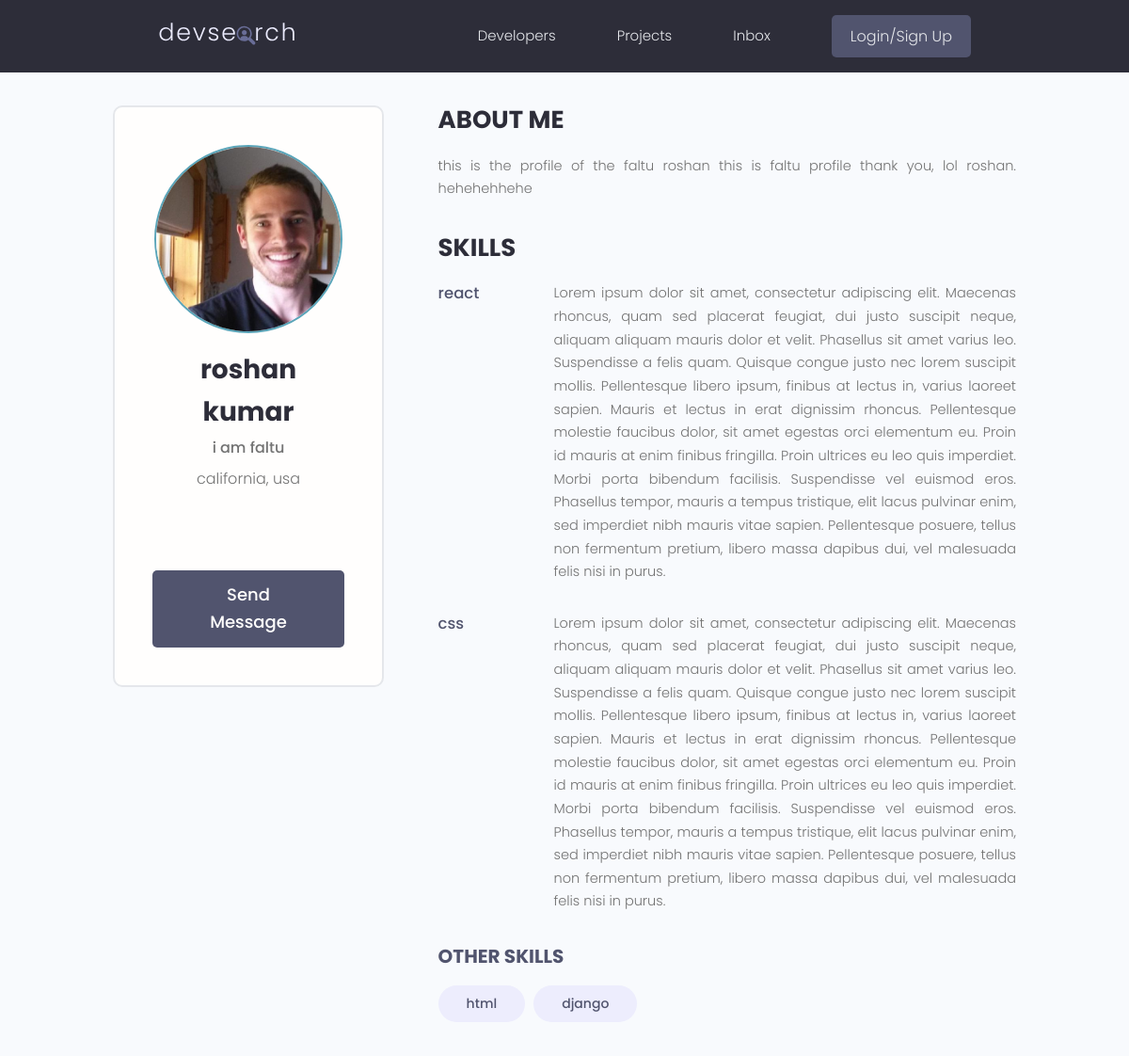
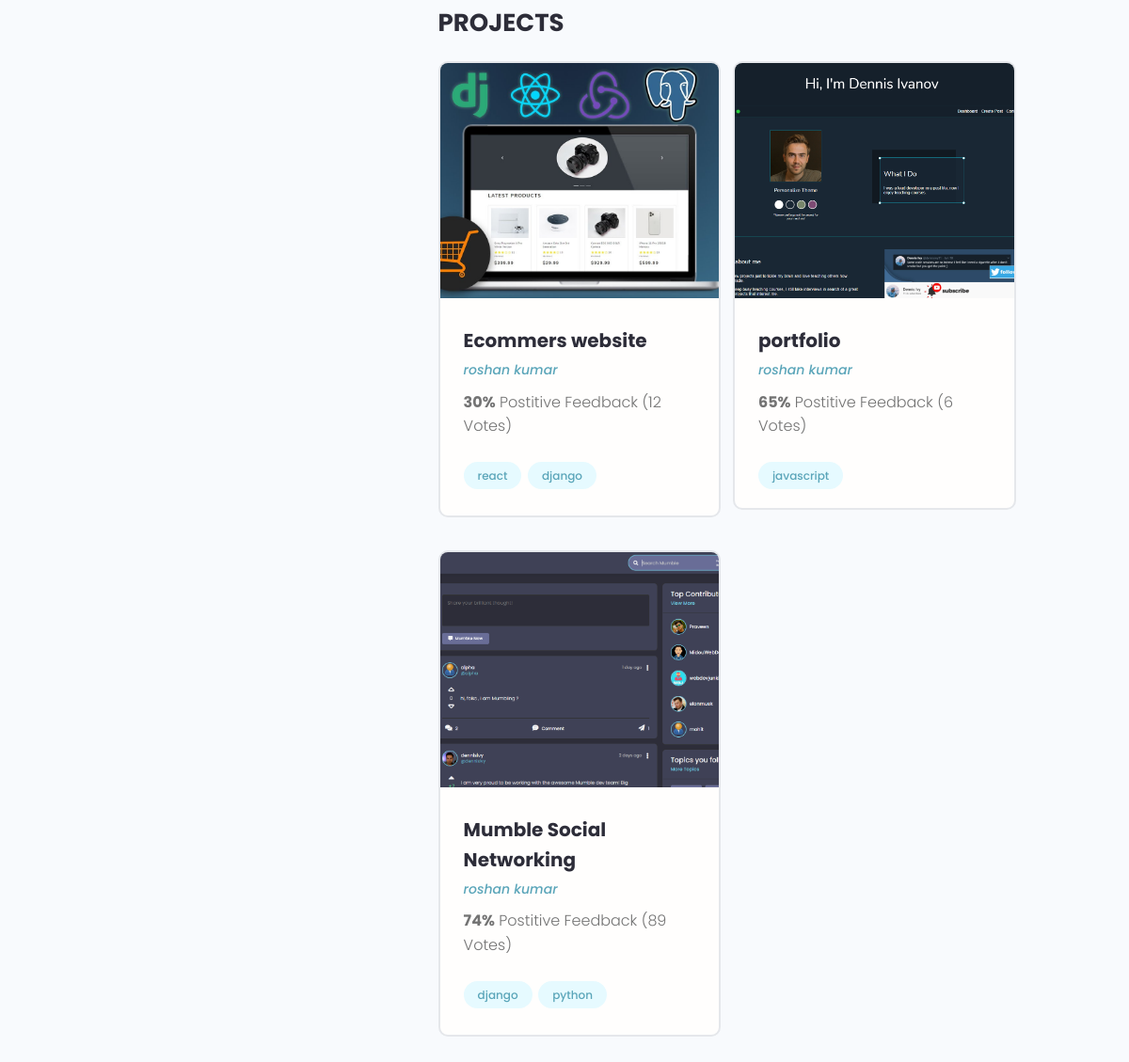
The page /profile/bad26737-baa0-4bb5-94e3-ca734fe03068/ on the database its author committed (2 pictures, top to bottom).
### users/models.py (models this page shows, shortened)
class Profile(models.Model):
    user = models.OneToOneField(User, on_delete=models.CASCADE, null=True, blank=True)
    name = models.CharField(max_length=200, blank=True, null=True)
    username = models.CharField(max_length=200, blank=True, null=True)
    locations = models.CharField(max_length=200, blank=True, null=True)
    email = models.EmailField(max_length=500, blank=True, null=True)
    sort_intro = models.CharField(max_length=200, blank=True, null=True)
    bio = models.TextField(blank=True, null=True)
    profile_image = models.ImageField(null=True, blank=True, upload_to='profiles/', default='profiles/user-default.png')
    social_github = models.CharField(max_length=200, blank=True, null=True)
    social_twitter = models.CharField(max_length=200, blank=True, null=True)
    social_linkedin = models.CharField(max_length=200, blank=True, null=True)
    social_youtube = models.CharField(max_length=200, blank=True, null=True)
    social_website = models.CharField(max_length=200, blank=True, null=True)
    created = models.DateTimeField(auto_now_add=True)
    id = models.UUIDField(default=uuid.uuid4, unique=True, primary_key=True, editable=False)

class Skill(models.Model):
    owner = models.ForeignKey(Profile, on_delete=models.CASCADE, null=True, blank=True)
    name = models.CharField(max_length=200, blank=True, null=True)
    discription = models.TextField(blank=True, null=True)
    created = models.DateTimeField(auto_now_add=True)
    id = models.UUIDField(default=uuid.uuid4, unique=True, primary_key=True, editable=False)

### projects/models.py (models this page shows, shortened)
class Project(models.Model):
    owner = models.ForeignKey(Profile, null=True, blank=True, on_delete=models.SET_NULL)
    title = models.CharField(max_length=200)
    description = models.TextField(null=True, blank=True)
    featured_image = models.ImageField(null=True, blank=True, default="default.jpg")
    demo_link = models.CharField(max_length=2000, blank=True, null=True)
    source_link = models.CharField(max_length=2000, blank=True, null=True)
    tags = models.ManyToManyField('Tag', blank=True)
    vote_total = models.IntegerField(default=0, blank=True, null=True)
    vote_ratio = models.IntegerField(default=0, blank=True, null=True)
    created = models.DateTimeField(auto_now_add=True)
    id = models.UUIDField(default=uuid.uuid4, unique=True,
                          primary_key=True, editable=False)

class Tag(models.Model):
    name = models.CharField(max_length=200)
    created = models.DateTimeField(auto_now_add=True)
    id = models.UUIDField(default=uuid.uuid4, unique=True,
                          primary_key=True, editable=False)
    def __str__(self):
        return self.name

### users/views.py (the view)
# urls.py: path('profile/<str:pk>/',views.userProfile, name='user-profile'),
def userProfile(request, pk):
    profile = Profile.objects.get(id=pk)
    context = {
        'user': profile,
    }
    return render(request, 'users/user-profile.html', context)

### users/templates/users/user-profile.html (shortened to what this page needs)
{%extends 'main.html'%}
{%block content%}
    <main class="profile my-md">
    <div class="container">
      <div class="layout">
        <div class="column column--1of3">
          <div class="card text-center">
            <div class="card__body dev">
              <img class="avatar avatar--xl" src="{{user.profile_image.url}}" />
              <h2 class="dev__name">{{user.name}}</h2>
              <p class="dev__title">{{user.sort_intro}}</p>
              <p class="dev__location">{{user.locations}}</p>
              <ul class="dev__social">
              </ul>
              <a href="#" class="btn btn--sub btn--lg">Send Message </a>
            </div>
          </div>
        </div>
        <div class="column column--2of3">
          <div class="devInfo">
            <h3 class="devInfo__title">About Me</h3>
            <p class="devInfo__about">
            {{user.bio}}
            </p>
          </div>
          <div class="devInfo">
            <h3 class="devInfo__title">Skills</h3>
            <div class="devInfo__skills">
              {% for skill in user.skill_set.all%}
                {%if skill.discription%}
                  <div class="devSkill">
                    <h4 class="devSkill__title">{{skill.name}}</h4>
                    <p class="devSkill__info">
                      {{skill.discription}}
                    </p>
                  </div>
                {%endif%}
              {%endfor%}
              <h3 class="devInfo__subtitle">Other Skills</h3>
              <div class="devInfo__otherSkills">
                {% for skill in user.skill_set.all%}
                  {%if not skill.discription%}
                    <span class="tag tag--pill tag--sub tag--lg">
                      <small>{{skill.name}}</small>
                    </span>
                {%endif%}
              {%endfor%}
              </div>
            </div>
          </div>
          <div class="devInfo">
            <h3 class="devInfo__title">Projects</h3>
            <div class="grid grid--two">
            {%for project in user.project_set.all%}
                <div class="column">
                <div class="card project">
                  <a href="{%url 'project_name' project.id%}" class="project">
                    <img class="project__thumbnail" src="{{project.featured_image.url}}" alt="project thumbnail" />
                    <div class="card__body">
                      <h3 class="project__title">{{project.title}}</h3>
                      <p><a class="project__author" href="{%url 'user-profile' user.id%}">{{project.owner.name}}</a></p>
                      <p class="project--rating">
                        <span style="font-weight: bold;">{{project.vote_ratio}}%</span> Postitive
                        Feedback ({{project.vote_total}} Vote{{project.vote_total|pluralize:"s"}})
                      </p>
                      <div class="project__tags">
                        {% for tag in project.tags.all%}
                        <span class="tag tag--pill tag--main">
                          <small>{{tag}}</small>
                        </span>
                        {%endfor%}
                      </div>
                    </div>
                  </a>
                </div>
              </div>
            {%endfor%}
            </div>
          </div>
        </div>
      </div>
    </div>
  </main>
{%endblock content%}

### static/styles/app.css (style rules this page uses)
:root { --color-sub: #2d2d39; }
.btn--sub { background-color: var(--color-sub-light); }
.card { border: 2px solid var(--color-light); }
img { width: 100%; }
.profile .card > .dev { padding: 4rem; }
.dev__name { color: var(--color-sub); font-size: 2.8rem; font-weight: 700; margin-top: 1rem; margin-bottom: 0.5rem; }
.dev__title { font-size: 1.6rem; font-weight: 500; line-height: 1.3; }
.dev__location { margin-top: 1rem; }
.dev__social { margin: 3rem 0; list-style: none; display: flex; justify-content: center; gap: 1.5rem; }
.devInfo { margin-bottom: 3rem; }
.devInfo__title, .devInfo__subtitle { font-size: 2.6rem; color: var(--color-sub); text-transform: uppercase; font-weight: 700; margin-bottom: 1.5rem; }
.devInfo__subtitle { font-size: 2rem; color: var(--color-sub-light); }
.devInfo__about, .devSkill__info { font-size: 1.45rem; line-height: 1.7; text-align: justify; }
.devSkill { margin-bottom: 3rem; }
.devSkill__title { font-size: 1.65rem; font-weight: 500; color: var(--color-sub-light); }
@media screen and (min-width: 700px) { .devSkill { display: flex; justify-content: space-between; gap: 3rem; } }
@media screen and (min-width: 700px) { .devSkill__info { flex-basis: 80%; } }
.project__author { font-size: 1.4rem; font-style: italic; }
.project--rating { margin-bottom: 1.6em; margin-top: .5em; }
.project__thumbnail { height: 25rem; object-fit: cover; object-position: top center; }
.project__title { font-size: 2rem; font-weight: 700; color: var(--color-sub); }

### static/uikit/styles/modules/_variables.css (style rules this page uses)
:root { --color-main: #5aa5b9; --color-main-light: #e6faff; --color-sub: #3f4156; --color-sub-light: #51546e; --color-sub-lighter: #ededfd; --color-text: #737373; --color-gray: #8b8b8b; --color-light: #e5e7eb; --color-light-gray: #767676; --color-bg: #f8fafd; --color-white: #fffefd; --color-white-light: #f3f3f3; --color-success: #359e64; --color-success-bg: #def8e8; --color-error: #fc4b0b; --color-error-bg: #fff2ee; --font-base: 'Poppins', arial, helvetica, 'Segoe UI', roboto, ubuntu, sans-serif; --font-monospace: 'Fira Code', 'Courier New', courier, monospace; --font-regular: 300; --font-medium: 500; --font-bold: 700; --generic-shadow: 1px 1px 5px #00000010; --generic-transition: all 0.3s ease-in-out; }

### static/uikit/styles/modules/_base.css (style rules this page uses)
* { margin: 0; padding: 0; box-sizing: border-box; text-rendering: optimizeLegibility; color: inherit; font-size: inherit; }
html { font-size: 50%; }
@media only screen and (min-width: 480px) { html { font-size: 56.25%; } }
@media only screen and (min-width: 1200px) { html { font-size: 62.5%; } }
body { line-height: 1.6; font-weight: 400; font-size: 1.5rem; color: var(--color-text); background-color: var(--color-bg); min-height: 100vh; }

### static/uikit/styles/modules/_typography.css (style rules this page uses)
* { font-family: var(--font-base); }
h2 { font-size: 3.6rem; font-weight: var(--font-bold); }
h3 { font-size: 3.2rem; font-weight: var(--font-medium); }
h4 { font-size: 2.8rem; font-weight: var(--font-medium); }
p, span, strong { font-size: 1.6rem; color: var(--color-text); font-weight: var(--font-regular); }
a { padding-bottom: 2px; text-decoration: none; display: inline-block; color: var(--color-main); font-weight: var(--font-medium); }

### static/uikit/styles/modules/_utilities.css (style rules this page uses)
.container { width: 92%; max-width: 165rem; margin: 0 auto; box-sizing: border-box; }
@media screen and (min-width: 1000px) { .container { width: 90%; } }
@media screen and (min-width: 1200px) { .container { width: 80%; } }
.text-center { text-align: center; }
.my-md { margin: 3rem auto; }

### static/uikit/styles/modules/_avatar.css (style rules this page uses)
.avatar { border-radius: 50%; border: 2px solid var(--color-main); object-fit: cover; }
.avatar--xl { height: 20rem; width: 20rem; }

### static/uikit/styles/modules/_button.css (style rules this page uses)
.btn { display: inline-block; position: relative; cursor: pointer; background-color: var(--color-light); font-weight: var(--font-medium); color: var(--color-sub); text-decoration: none; padding: 1rem 2rem; border-radius: 0.5rem; border: none; width: -webkit-fit-content; width: -moz-fit-content; width: fit-content; height: -webkit-fit-content; height: -moz-fit-content; height: fit-content; font-size: 1.6rem; outline-width: 0; outline-color: transparent; -webkit-backface-visibility: hidden; backface-visibility: hidden; transition: all 0.3s ease-in-out; }
.btn--sub { background-color: var(--color-sub); color: var(--color-white); }
.btn--lg { font-size: 1.8rem; padding: 1.2rem 4.5rem; }

### static/uikit/styles/modules/_card.css (style rules this page uses)
.card { border-radius: 1rem; background-color: var(--color-white); border: 1.5px solid var(--color-light); width: auto; height: auto; margin-top: 0.5rem; margin-bottom: 0.5rem; overflow: hidden; }
.card__body, .card__header { padding: 2rem 2.5rem; }

### rows shown on the page
Profile: profile_image (picture), name "roshan kumar", sort_intro "i am faltu", locations "california, usa", bio "this is the profile of the faltu roshan this is faltu profile thank you, lol roshan. hehehehhehe"
Skill: name "react", discription "Lorem ipsum dolor sit amet, consectetur adipiscing elit. Maecenas rhoncus, quam sed placerat feugiat, dui justo suscipit neque, aliquam aliquam mauris dolor et velit. Phasellus sit amet varius leo. Suspendisse a felis quam. Quisque congue justo nec lorem suscipit mollis. Pellentesque libero ipsum, finibus at lectus in, varius laoreet sapien. Mauris et lectus in erat dignissim rhoncus. Pellentesque molestie faucibus dolor, sit amet egestas orci elementum eu. Proin id mauris at enim finibus fringilla. Proin ultrices eu leo quis imperdiet. Morbi porta bibendum facilisis. Suspendisse vel euismod eros. Phasellus tempor, mauris a tempus tristique, elit lacus pulvinar enim, sed imperdiet nibh…"
Skill: name "css", discription "Lorem ipsum dolor sit amet, consectetur adipiscing elit. Maecenas rhoncus, quam sed placerat feugiat, dui justo suscipit neque, aliquam aliquam mauris dolor et velit. Phasellus sit amet varius leo. Suspendisse a felis quam. Quisque congue justo nec lorem suscipit mollis. Pellentesque libero ipsum, finibus at lectus in, varius laoreet sapien. Mauris et lectus in erat dignissim rhoncus. Pellentesque molestie faucibus dolor, sit amet egestas orci elementum eu. Proin id mauris at enim finibus fringilla. Proin ultrices eu leo quis imperdiet. Morbi porta bibendum facilisis. Suspendisse vel euismod eros. Phasellus tempor, mauris a tempus tristique, elit lacus pulvinar enim, sed imperdiet nibh…"
Skill: name "html"
Skill: name "django"
Project: featured_image (picture), title "Ecommers website", owner.name "roshan kumar", vote_ratio "30", vote_total "12"
Tag: name "react"
Tag: name "django"
Project: featured_image (picture), title "portfolio", owner.name "roshan kumar", vote_ratio "65", vote_total "6"
Tag: name "javascript"
Project: featured_image (picture), title "Mumble Social Networking", owner.name "roshan kumar", vote_ratio "74", vote_total "89"
Tag: name "python"
